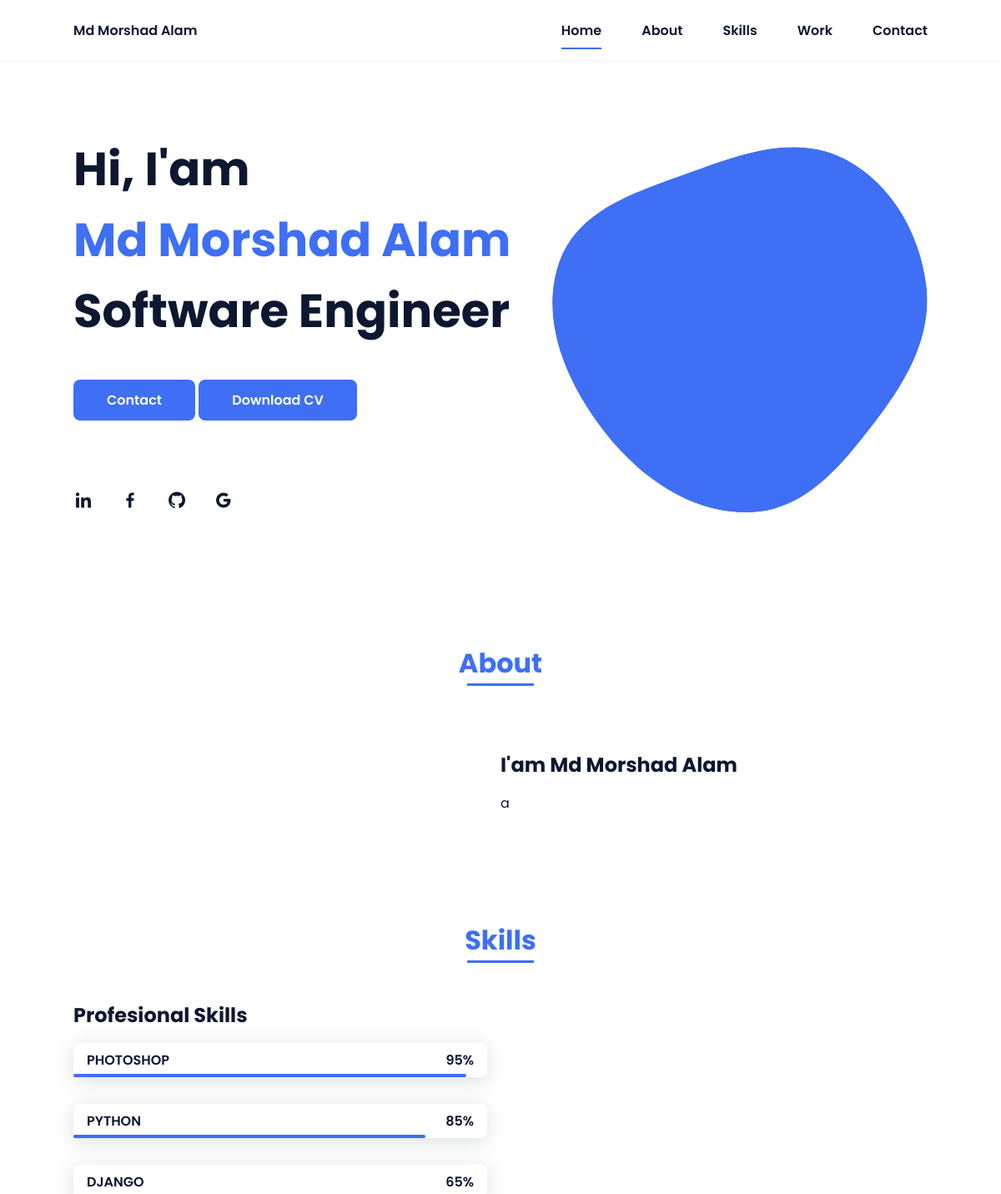
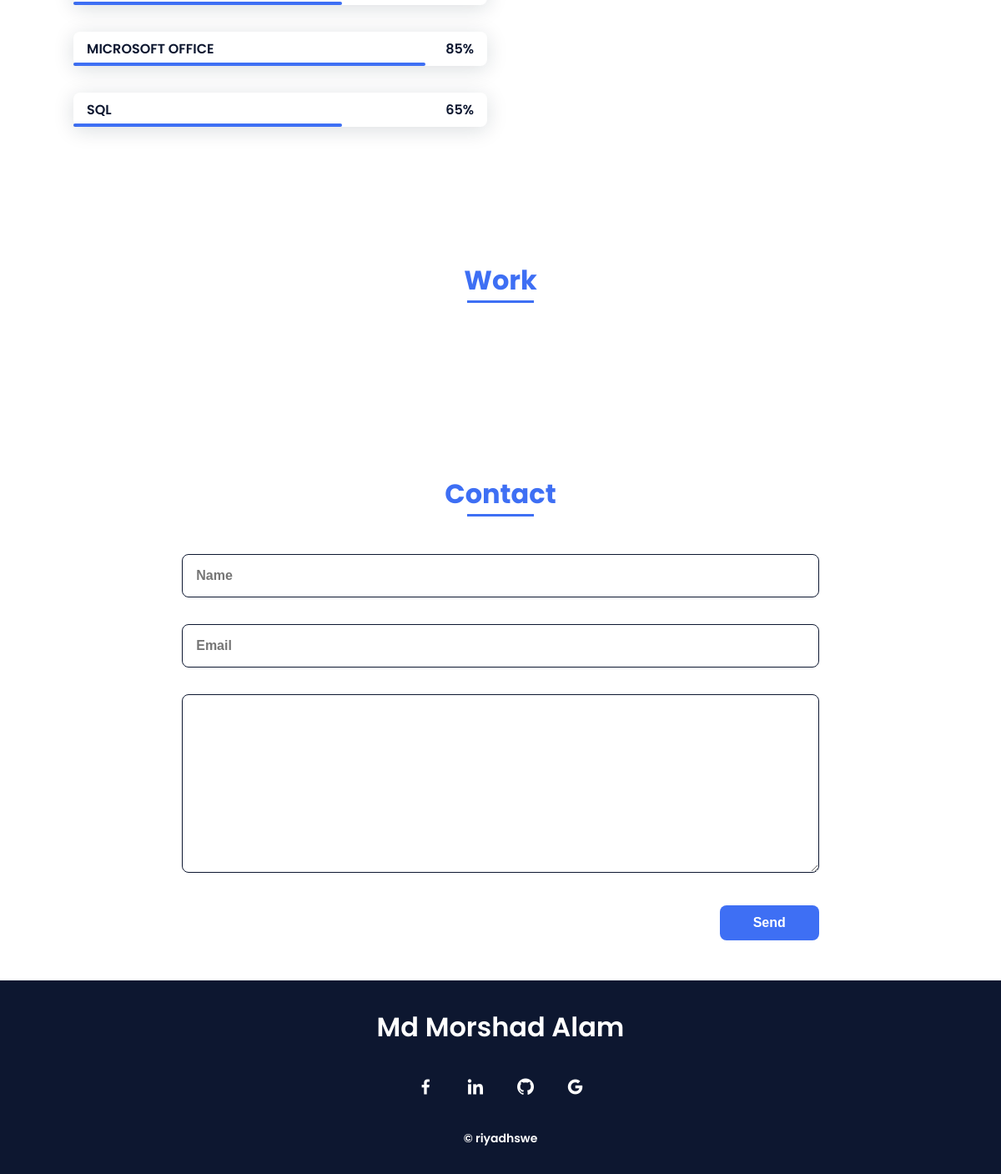
The app's page /, older data (2 pictures, top to bottom).
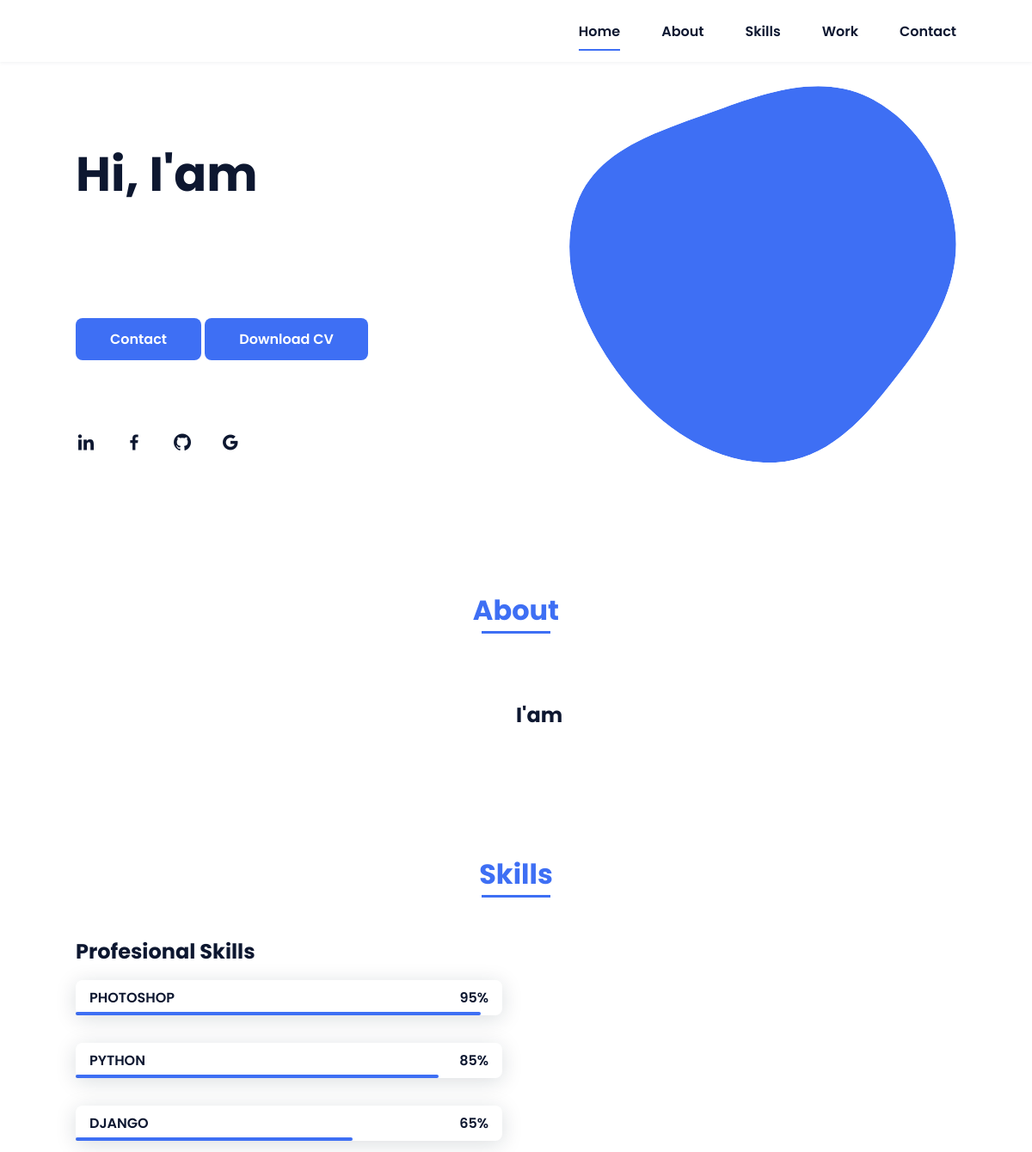
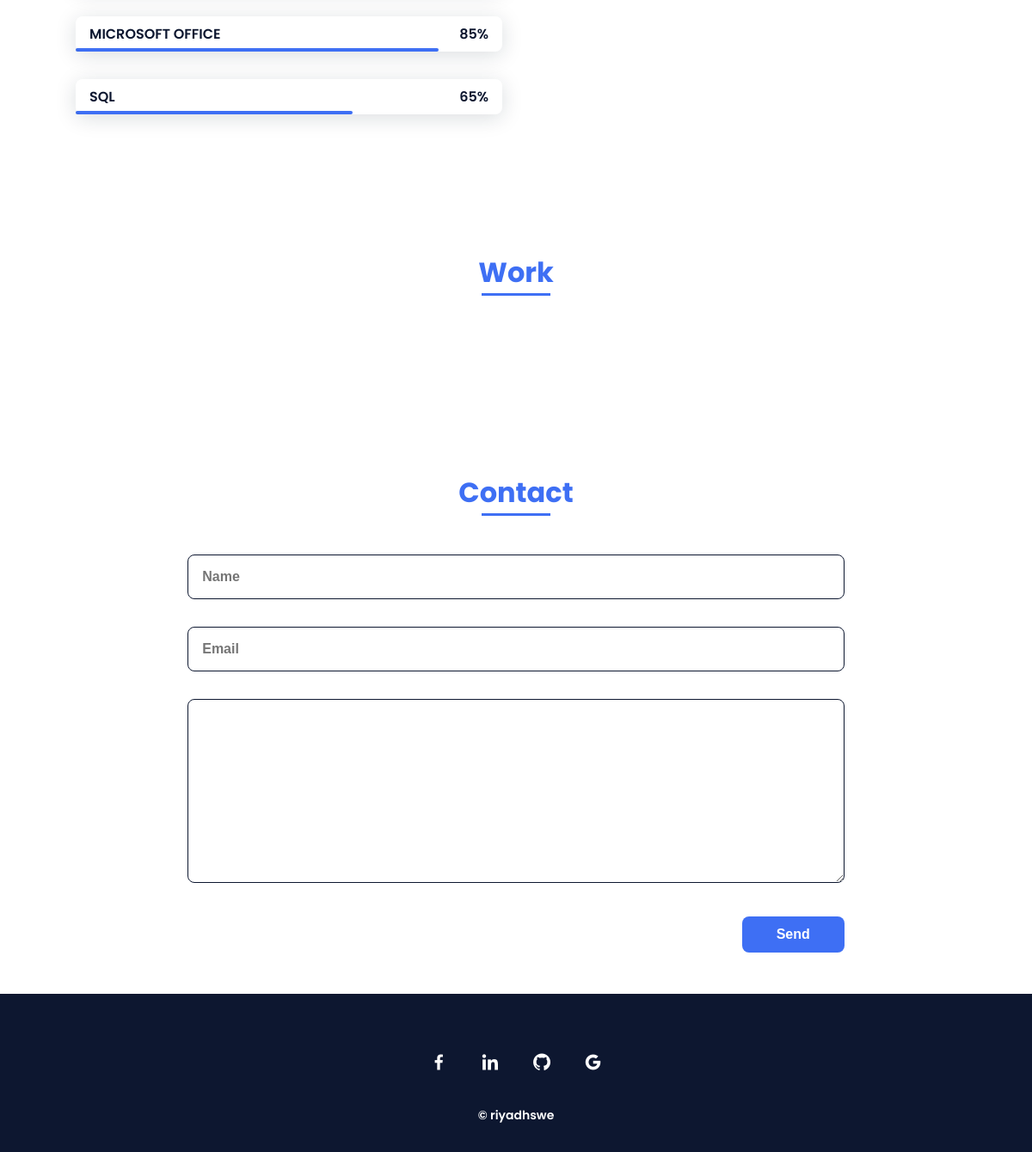
The same page, newer data (2 pictures, top to bottom).
### App/models.py (models this page shows, shortened)
class Portfolio(models.Model):
    name = models.CharField(max_length=200, null=True)
    title = models.CharField(max_length=200, null=True)
    description = models.TextField(max_length=5000, null=True)

### App/views.py (the view)
# urls.py: path('', views.index,name = 'index')
def index(request):
    portfoliodata = Portfolio.objects.all()
    imagedata = Image.objects.all()
    pdfdata = Pdf.objects.all()
    workdata = Work.objects.all()
    skilldata = Skills.objects.all()
    socialdata = Social.objects.all()
    contex = {
        'p': portfoliodata,
        'i': imagedata,
        'pdf': pdfdata,
        'work': workdata,
        'Skills': skilldata,
        'social': socialdata,
    }
    if request.method == 'POST':  # For Insert Data
        name = request.POST.get('name')
        email = request.POST.get('email')
        description = request.POST.get('description')
        contactdata = Contact(name=name, email=email, description=description)
        contactdata.save()
    return render(request, 'index.html', contex)

### templates/index.html (shortened to what the changed rows need)
{% load static %}
<!DOCTYPE html>
<html lang="en">
    <head>
        <link rel="stylesheet" href="{% static 'assets/css/styles.css'%}">
        <link href='https://cdn.jsdelivr.net/npm/boxicons@2.0.5/css/boxicons.min.css' rel='stylesheet'>
    </head>
    <body>
        <header class="l-header">
            <nav class="nav bd-grid">
                <div>
                    <a href="#" class="nav__logo">{{ p.0.name }}</a>
                </div>
            </nav>
        </header>
        <main class="l-main">
            <section class="home bd-grid" id="home">
                <div class="home__data">
                    <h1 class="home__title">Hi, I'am<br> <span class="home__title-color">{{ p.0.name }} </span><br> {{ p.0.title }}</h1>
                    <a href="#contact" class="button" >Contact</a>
                    <a href="{{ pdf.0.pdf.url }}" class="button" download="" >Download CV</a>
                </div>
                <div class="home__img">
                    <svg class="home__blob" viewBox="0 0 479 467" xmlns="http://www.w3.org/2000/svg" xmlns:xlink="http://www.w3.org/1999/xlink">
                        <mask id="mask0" mask-type="alpha">
                            <path d="M9.19024 145.964C34.0253 76.5814 114.865 54.7299 184.111 29.4823C245.804 6.98884 311.86 -14.9503 370.735 14.143C431.207 44.026 467.948 107.508 477.191 174.311C485.897 237.229 454.931 294.377 416.506 344.954C373.74 401.245 326.068 462.801 255.442 466.189C179.416 469.835 111.552 422.137 65.1576 361.805C17.4835 299.81 -17.1617 219.583 9.19024 145.964Z"/>
                        </mask>
                        <g mask="url(#mask0)">
                            <path d="M9.19024 145.964C34.0253 76.5814 114.865 54.7299 184.111 29.4823C245.804 6.98884 311.86 -14.9503 370.735 14.143C431.207 44.026 467.948 107.508 477.191 174.311C485.897 237.229 454.931 294.377 416.506 344.954C373.74 401.245 326.068 462.801 255.442 466.189C179.416 469.835 111.552 422.137 65.1576 361.805C17.4835 299.81 -17.1617 219.583 9.19024 145.964Z"/>
                            <image class="home__blob-img" x="50" y="60" href="{{ i.0.image1.url }} "/>
                        </g>
                    </svg>
                </div>
            </section>
            <section class="about section " id="about">
                <h2 class="section-title">About</h2>
                <div class="about__container bd-grid">
                    <div>
                        <h2 class="about__subtitle">I'am {{ p.0.name }}</h2>
                        <p class="about__text" align="justify">{{ p.0.description }}</p>
                    </div>
                </div>
            </section>
            <section class="skills section" id="skills">
                <h2 class="section-title">Skills</h2>
                <div class="skills__container bd-grid">
                    <div>
                        <h2 class="skills__subtitle">Profesional Skills</h2>
                    </div>
                </div>
            </section>
            <section class="work section" id="work">
                <h2 class="section-title">Work</h2>
            </section>
            <section class="contact section" id="contact">
                <h2 class="section-title">Contact</h2>
            </section>
        </main>
        <footer class="footer">
            <p class="footer__title">{{ p.0.name }}</p>
            <div class="footer__social">
                <a href="{{ social.0.link2}}" class="footer__icon"><i class='bx bxl-facebook' ></i></a>
                <a href="{{ social.0.link1}}" class="footer__icon"><i class='bx bxl-linkedin' ></i></a>
                <a href="{{ social.0.link3}}" class="footer__icon"><i class='bx bxl-github' ></i></a>
                <a href="mailto:{{ social.0.link4}}" class="footer__icon"><i class='bx bxl-google' ></i></a>
            </div>
            <p class="footer__copy">&#169; riyadhswe </p>
        </footer>
    </body>
</html>

Row changes from the older to the newer data that the page shows:
removed Portfolio: name "Md Morshad Alam", title "Software Engineer", description "a"
